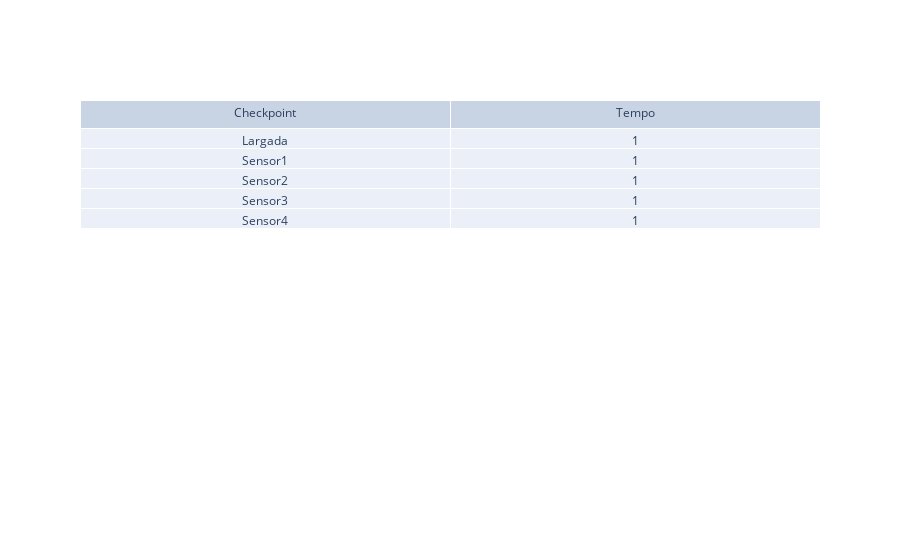
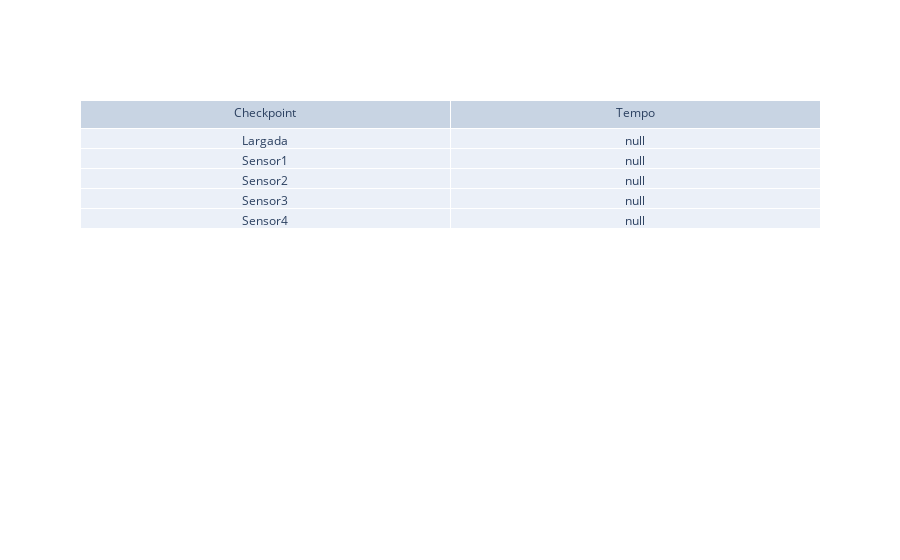

Here is the notebook cell these charts were saved with, in order:
### Code cell
import pandas as pd
import matplotlib.pyplot as plt
import plotly.graph_objects as go
import plotly.express as px
import time
import json

sistema = 1

for x in range(sistema):
    # Carregando os dados do arquivo CSV da pista 1
    tabela = pd.read_csv("https://docs.google.com/spreadsheets/d/e/2PACX-1vQ6kSZFFAFOmYCWc4oo2MgRmykG67g9W39rGsDJHnPdUCjXrVXRtN9Opt1JiViyXbBpmGqn3ACT3Noj/pub?gid=0&single=true&output=csv", sep=",")


    # Carregando os dados do arquivo CSV da pista 2
    tabela2 = pd.read_csv("https://docs.google.com/spreadsheets/d/e/2PACX-1vRueSMMti07iytADnJSDiFlxIwb1pFabu6wxPXOJhuymj-8mIvKR9LWvsRYoGnJy0pyjn5QPPYvxmdj/pub?gid=0&single=true&output=csv", sep=",")


    distanciaSensores = [0, 2, 4.5, 7.5, 9]

    # Obtendo o último ciclo de tempo, velocidade e aceleração
    linhasTabela = len(tabela) - 1
    ultimoCicloTempo = tabela.loc[linhasTabela, ["tempoSensor1", "tempoSensor2", "tempoSensor3", "tempoSensor4", "tempoSensor5"]]
    ultimoCicloVelocidade = tabela.loc[linhasTabela, ["velocidadeSensor1", "velocidadeSensor2", "velocidadeSensor3", "velocidadeSensor4", "velocidadeSensor5"]]
    ultimoCicloAceleracao = tabela.loc[linhasTabela, ["aceleracaoSensor1", "aceleracaoSensor2", "aceleracaoSensor3", "aceleracaoSensor4", "aceleracaoSensor5"]]


    # Obtendo o último ciclo de tempo, velocidade e aceleração
    linhasTabela2 = len(tabela2) - 1
    ultimoCicloTempo2 = tabela2.loc[linhasTabela2, ["tempoSensor1", "tempoSensor2", "tempoSensor3", "tempoSensor4", "tempoSensor5"]]
    ultimoCicloVelocidade2 = tabela2.loc[linhasTabela2, ["velocidadeSensor1", "velocidadeSensor2", "velocidadeSensor3", "velocidadeSensor4", "velocidadeSensor5"]]
    ultimoCicloAceleracao2 = tabela2.loc[linhasTabela2, ["aceleracaoSensor1", "aceleracaoSensor2", "aceleracaoSensor3", "aceleracaoSensor4", "aceleracaoSensor5"]]


    dados_tabela = {
        "ultimoCicloTempo": ultimoCicloTempo.to_dict(),
    }

    # Escrevendo o dicionário de tabela em um arquivo JSON
    with open('dados_tabela.json', 'w') as arquivo_json_tabela:
        json.dump(dados_tabela, arquivo_json_tabela)

    print("Arquivo JSON para tabela atualizado no ciclo")

    # Criando dicionários com os dados de tabela2
    dados_tabela2 = {
        "ultimoCicloTempo2": ultimoCicloTempo2.to_dict(),
    }

    # Escrevendo o dicionário de tabela2 em um arquivo JSON
    with open('dados_tabela2.json', 'w') as arquivo_json_tabela2:
        json.dump(dados_tabela2, arquivo_json_tabela2)

    print("Arquivo JSON para tabela2 atualizado no ciclo")

    fig = go.Figure(data=[go.Table(header=dict(values=['Checkpoint','Tempo']),
                cells=dict(values=[["Largada", "Sensor1", "Sensor2", "Sensor3", "Sensor4"],ultimoCicloTempo]))
                    ])
    fig.show()
    fig.write_image("tempo pista 1.png")

    fig2 = go.Figure(data=[go.Table(header=dict(values=['Checkpoint','Tempo']),
                cells=dict(values=[["Largada", "Sensor1", "Sensor2", "Sensor3", "Sensor4"],ultimoCicloTempo2]))
                    ])
    fig2.show()
    fig2.write_image("tempo pista 2.png")

    # Criando um gráfico de linha para Distancia x Tempo do último ciclo da pista 1
    plt.plot(ultimoCicloTempo, distanciaSensores, marker='o', linestyle='-')
    plt.ylim(0,10)
    plt.title("Distancia x tempo do último ciclo")
    plt.xlabel("Tempo (s) ")
    plt.ylabel("Distancia (m)")
    plt.grid(True)  # Adiciona uma grade de fundo
    plt.savefig('Grafico distancia pista 1.png', format='png')
    plt.show()

    # Criando um gráfico de linha para Distancia x Tempo do último ciclo da pista 2
    plt.plot(ultimoCicloTempo2, distanciaSensores, marker='o', linestyle='-')
    plt.ylim(0,10)
    plt.title("Distancia x tempo do último ciclo")
    plt.xlabel("Tempo (s) ")
    plt.ylabel("Distancia (m)")
    plt.grid(True)  # Adiciona uma grade de fundo
    plt.savefig('Grafico distancia pista 2.png', format='png')
    plt.show()


    # Criando um gráfico de linha para Velocidade x Tempo do último ciclo da pista 1
    plt.plot(ultimoCicloTempo, ultimoCicloVelocidade, marker='o', linestyle='-')
    plt.ylim(0,10)
    plt.title("Velocidade x tempo do último ciclo")
    plt.xlabel("Tempo (s) ")
    plt.ylabel("Velocidade (m/s)")
    plt.grid(True)  # Adiciona uma grade de fundo
    plt.savefig('Grafico Velocidade pista 1.png', format='png')
    plt.show()

    # Criando um gráfico de linha para Velocidade x Tempo do último ciclo da pista 2
    plt.plot(ultimoCicloTempo2, ultimoCicloVelocidade2, marker='o', linestyle='-')
    plt.ylim(0,10)
    plt.title("Velocidade x tempo do último ciclo")
    plt.xlabel("Tempo (s) ")
    plt.ylabel("Velocidade (m/s)")
    plt.grid(True)  # Adiciona uma grade de fundo
    plt.savefig('Grafico Velocidade pista 2.png', format='png')
    plt.show()

    # Criando um gráfico de linha para Aceleração x Tempo do último ciclo da pista 1
    plt.plot(ultimoCicloTempo, ultimoCicloAceleração, marker='o', linestyle='-')
    plt.ylim(0,10)
    plt.title("Aceleração x tempo do último ciclo")
    plt.xlabel("Tempo (s)")
    plt.ylabel("Aceleração (m/2²)")
    plt.grid(True)  # Adiciona uma grade de fundo
    plt.savefig('Grafico aceleração pista 1.png', format='png')
    plt.show()

    # Criando um gráfico de linha para Aceleração x Tempo do último ciclo da pista 2
    plt.plot(ultimoCicloTempo2, ultimoCicloAceleração2, marker='o', linestyle='-')
    plt.ylim(0,10)
    plt.title("Aceleração x tempo do último ciclo")
    plt.xlabel("Tempo (s)")
    plt.ylabel("Aceleração (m/2²)")
    plt.grid(True)  # Adiciona uma grade de fundo
    plt.savefig('Grafico aceleração pista 2.png', format='png')
    plt.show()

    time.sleep(20)

### Figure 1 — Plotly figure (JSON) as saved in the notebook; plotly's stock layout.template omitted (floating-point values rounded to 4 significant figures)
{"data": [{"cells": {"values": [["Largada", "Sensor1", "Sensor2", "Sensor3", "Sensor4"], [1, 1, 1, 1, 1]]}, "header": {"values": ["Checkpoint", "Tempo"]}, "type": "table"}], "layout": {}}

### Figure 2 — Plotly figure (JSON) as saved in the notebook; plotly's stock layout.template omitted (floating-point values rounded to 4 significant figures)
{"data": [{"cells": {"values": [["Largada", "Sensor1", "Sensor2", "Sensor3", "Sensor4"], [null, null, null, null, null]]}, "header": {"values": ["Checkpoint", "Tempo"]}, "type": "table"}], "layout": {}}
